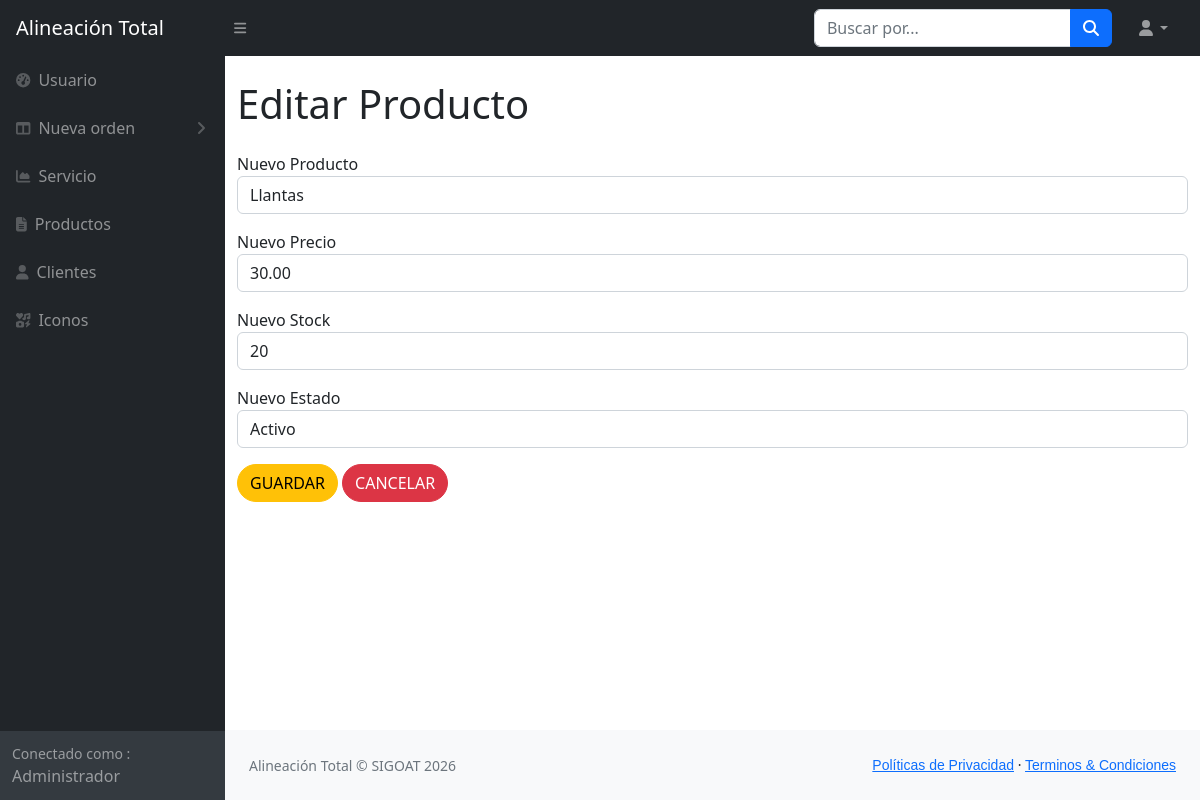
/productos/editar_producto/2/, run on an earlier commit of the app's database.
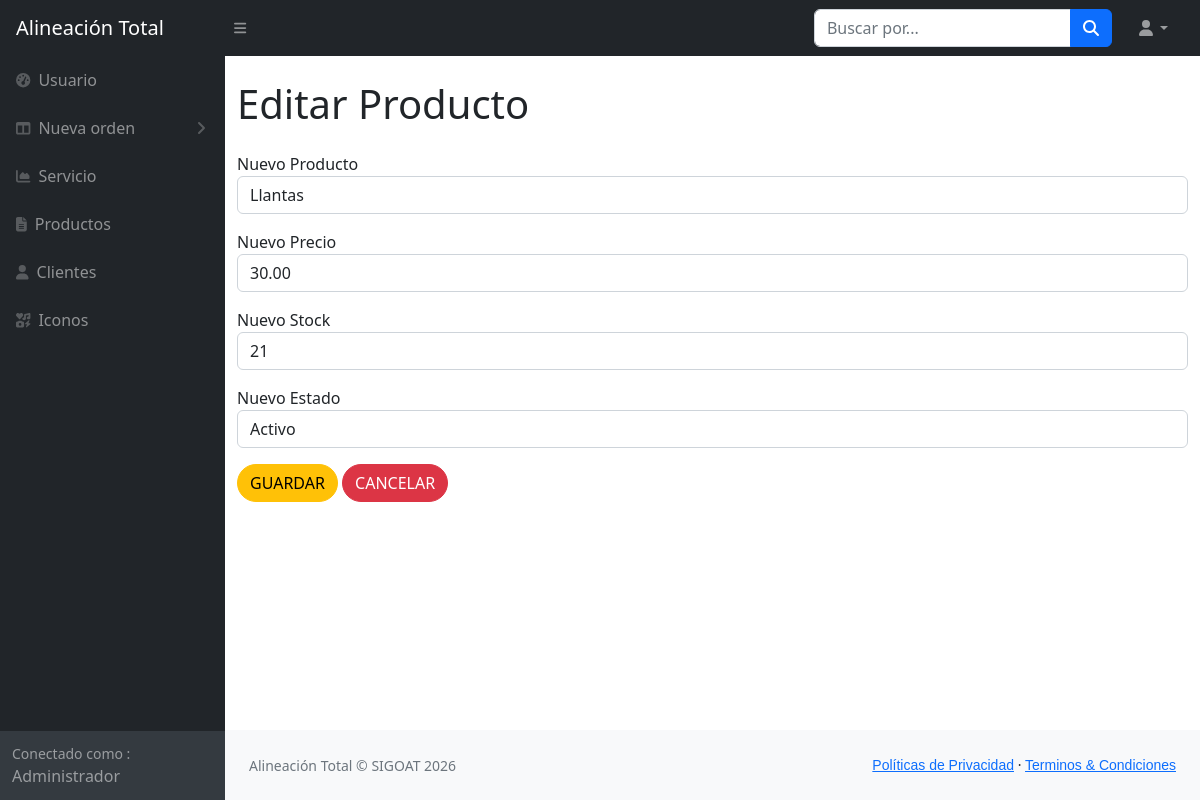
And on a later commit of the database.
### productos/models.py (models this page shows, shortened)
class Producto(models.Model):
    nombre_producto = models.CharField(max_length=100)
    precio_producto = models.DecimalField(max_digits=10, decimal_places=2)
    stock_producto = models.IntegerField()
    estado_producto = models.CharField(max_length=20)

### productos/views.py (the view, shortened to what this page needs)
# urls.py: path('editar_producto/<int:id>/', views.editar_productos, name='editar_productos'),
def editar_productos(request, id):
    producto=Producto.objects.get(id=id)
    return render(request, "productos/editar_producto.html", {"producto": producto})

### productos/templates/productos/editar_producto.html (shortened to what this page needs)
{% load static %}
{% include 'private/header.html' %}
<div class="main-panel">
    <div class="content-wrapper">
        <div class="container mt-4">
            <h1 class="mb-4">Editar Producto</h1>
            <form action="" method="post">
                <div class="form-group mb-3">
                    <label for="nombreProducto">Nuevo Producto</label>
                    <input type="text" name="nombreProductoEdit" class="form-control" value="{{ producto.nombre_producto }}" required>
                </div>
                <div class="form-group mb-3">
                    <label for="precioProducto">Nuevo Precio</label>
                    <input type="number" name="precioProductoEdit" class="form-control" value="{{ producto.precio_producto }}" required>
                </div>
                <div class="form-group mb-3">
                    <label for="stockProducto">Nuevo Stock</label>
                    <input type="number" name="stockProductoEdit" class="form-control" value="{{ producto.stock_producto }}" required>
                </div>
                 <div class="form-group mb-3">
                    <label for="estadoProducto">Nuevo Estado</label>
                    <select name="estadoProductoEdit" id="" class="form-control" value="{{ producto.estado_producto }}" required>
                        <option value="activo">Activo</option>
                    </select>
                </div>
                <button class="btn btn-warning rounded-pill">GUARDAR</button>
                <a href="{% url 'listar_productos' %}" class="btn btn-danger rounded-pill">CANCELAR</a>
            </form>
        </div>
    </div>
</div>
{% include 'private/footer.html' %}

What changed in the data, as far as the page shows it:
changed Producto "Llantas": stockProductoEdit "20" → "21"
